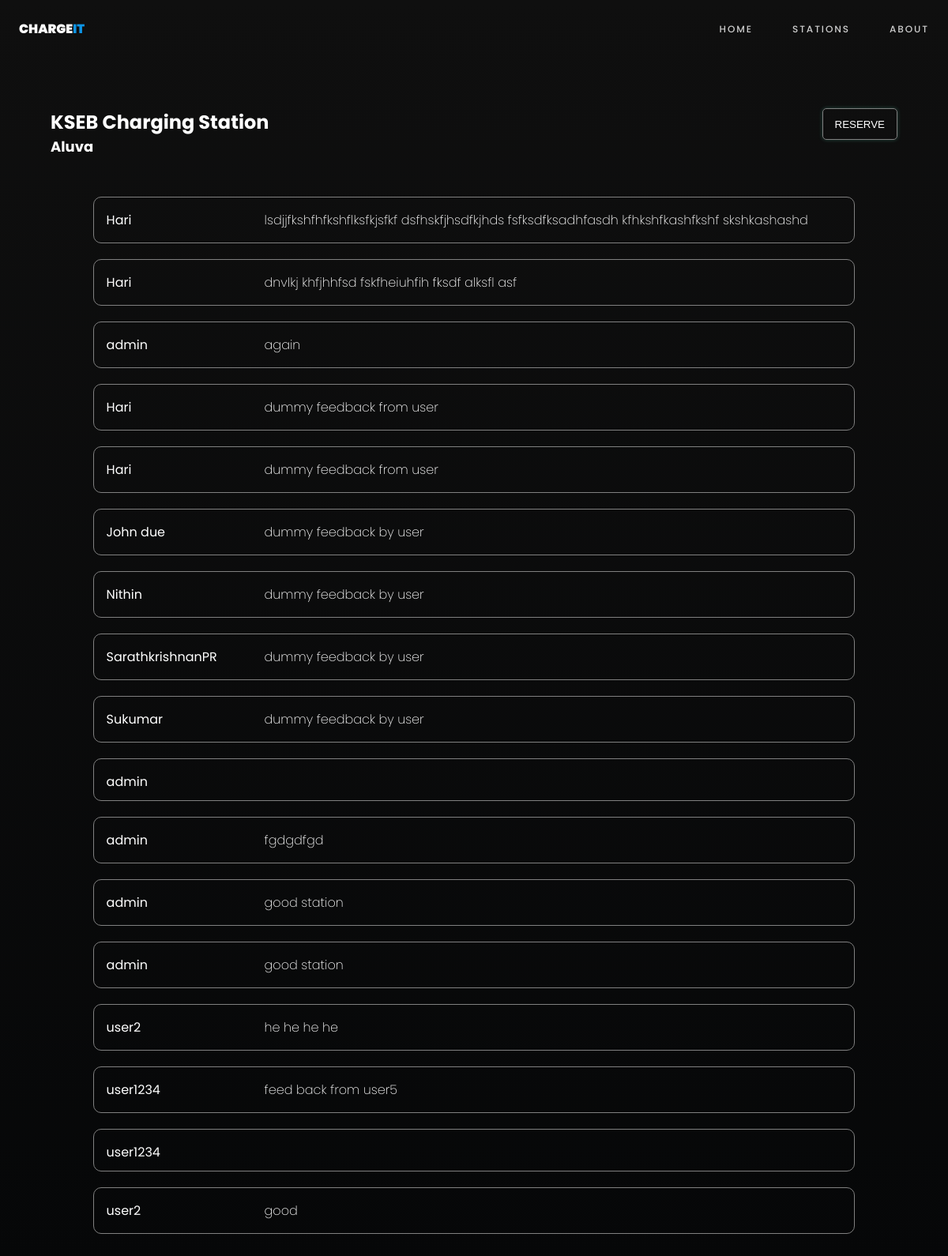
Page /chargingspotDetails/1 on the committed database.
### app/models.py (models this page shows, shortened)
class Chargingspot(models.Model):
    name = models.CharField(max_length=50, default=None)
    place = models.ForeignKey(Location, on_delete=models.CASCADE)

class Location(models.Model):
    place = models.CharField(max_length=100, unique=True)

class FeedbackModel(models.Model):
    user = models.ForeignKey(User, on_delete=models.CASCADE)
    chargingspot = models.ForeignKey(Chargingspot, on_delete=models.CASCADE)
    comment = models.TextField(blank=True,null=True)
    created_at = models.DateTimeField(auto_now_add=True)

### app/views.py (the view)
# urls.py: path('chargingspotDetails/<int:chargingspot_id>', views.chargingspotDetails, name='chargingspotDetails'),
def chargingspotDetails(request, chargingspot_id):
    chargingspot = get_object_or_404(models.Chargingspot, pk=chargingspot_id)
    feedbacks =models.FeedbackModel.objects.filter(chargingspot=chargingspot)
    return render(request, 'chargingstationdetail.html', {'chargingspot': chargingspot, 'feedbacks': feedbacks})

### app/templates/chargingstationdetail.html (shortened to what this page needs)
{% load static %}
<!DOCTYPE html>
<html lang="en">
<head>
    <link rel="stylesheet" type="text/css" href="{% static 'app/css/home.css' %}">
</head>
<body>
    <div class="container">
        <nav>
            <div class='logo'>
              <h3 id='charge'>CHARGE</h3>
              <h3 id='it'>IT</h3>
            </div>
            <div class='menus'>
              <a href="{% url 'home' %}" class="navLink">
                <h3>HOME</h3>
              </a>
              <a href="ReservationListView" class="navLink">
                <h3>STATIONS</h3>
              </a>
              <a href="#" class="navLink">
                <h3>ABOUT</h3>
              </a>
            </div>
        </nav>
        <div class="main-contents">
          <div class="headings">
            <div class="heading-left">
              <h1>{{chargingspot.name}}</h1>
              <h2>{{chargingspot.place.place}}</h2>
            </div>
            <a href="{% url 'PlaceReservationView' chargingspot_id=chargingspot.id %}">
              <button class="reservation-btn">RESERVE</button>
            </a>
          </div>
          <div class="contents">
            <ul>
              {% for feedback in feedbacks %}
                  <li>
                      <div class="name">
                        <p>{{ feedback.user }}</p>
                      </div>
                      <div class="feedback">
                        <p>{{ feedback.comment }}</p>
                      </div>
                  </li>
              {% empty %}
                  <li>No feedbacks found.</li>
              {% endfor %}
            </ul>
          </div>
        </div>
    </div>
</body>
</html>

### app/static/app/css/home.css (style rules this page uses)
* { padding: 0%; margin: 0%; border: 0%; }
.name { display: flex; flex-direction: column; align-items: flex-start; width: 200px; overflow:hidden ; }
a { text-decoration: none; }

### app/templates/chargingstationdetail.html (style rules this page uses)
nav { max-width: 100%; display: flex; justify-content: space-between; align-items: center; padding: 1.5em; }
.logo { display: flex; }
#charge { color: #FFF; font-family: Poppins; font-size: 16px; font-style: normal; font-weight: 900; line-height: normal; }
#it { color: #0D94E5; font-family: Poppins; font-size: 16px; font-style: normal; font-weight: 900; line-height: normal; }
.menus { display: flex; gap: 50px; }
.navLink h3 { color: #CCC; font-family: Poppins; font-size: 12px; font-style: light; font-weight: 500; line-height: normal; letter-spacing: 1.92px; text-decoration: none; transition:0.2s ease-in-out; }
a { text-decoration: none; }
.container { background: linear-gradient(180deg, #0f0f0f 0%, #060708 100%); width: 100%; height: 2850px; overflow: hidden; }
p { border: 0px; margin: 0%; padding: 0%; font-family: 'Poppins'; color: white; }
.container { width: 100%; height: 100%; }
.main-contents { padding: 4em; display: flex; flex-direction: column; gap: 50px; }
ul { list-style: none; }
.heading-left h1 { font-family: 'Poppins'; font-size: x-large; color: white; }
.heading-left h2 { font-family: 'Poppins'; font-size: large; color: white; }
.contents { width: 90%; margin: 0px auto; }
.name { display: flex; width: 200px; height: 20px; overflow: hidden; }
.feedback { font-weight: 200; }
li { display: flex; padding: 1em; border: 1px solid grey; border-radius: 10px; overflow: hidden; }
ul { display: flex; flex-direction: column; gap: 20px; }
.headings { display: flex; justify-content: space-between; }
.reservation-btn { height: 40px; padding: 7px 15px; color: #FFF; border-radius: 5px; border: 1px solid grey; background-color: #06070800; box-shadow: 0px 0px 5.5px rgba(109.24, 249.69, 215.98, 0.25); transition: 0.9s; }

### rows in the picture
Chargingspot: name "KSEB Charging Station", place.place "Aluva"
FeedbackModel: user "Hari", comment "lsdjjfkshfhfkshflksfkjsfkf dsfhskfjhsdfkjhds fsfksdfksadhfasdh kfhkshfkashfkshf skshkashashd"
FeedbackModel: user "Hari", comment "dnvlkj khfjhhfsd fskfheiuhfih fksdf alksfl asf"
FeedbackModel: user "admin", comment "again"
FeedbackModel: user "Hari", comment "dummy feedback from user"
FeedbackModel: user "Hari", comment "dummy feedback from user"
FeedbackModel: user "John due", comment "dummy feedback by user"
FeedbackModel: user "Nithin", comment "dummy feedback by user"
FeedbackModel: user "SarathkrishnanPR", comment "dummy feedback by user"
FeedbackModel: user "Sukumar", comment "dummy feedback by user"
FeedbackModel: user "admin"
FeedbackModel: user "admin", comment "fgdgdfgd"
FeedbackModel: user "admin", comment "good station"
FeedbackModel: user "admin", comment "good station"
FeedbackModel: user "user2", comment "he he he he"
FeedbackModel: user "user1234", comment "feed back from user5"
FeedbackModel: user "user1234"
FeedbackModel: user "user2", comment "good"
